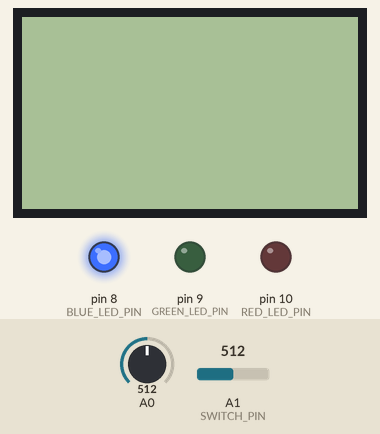
Simulated run of this sketch. Board: Arduino Uno, built with avr-gcc and run on an emulated ATmega328P. Parts: 84×48 one-colour display, output pins drawn as LEDs (lit = HIGH). The inputs (shaded band) are chosen by the test bench; at power-on: A0 = 512, A1 (SWITCH_PIN) = 512. What the sketch prints to the serial monitor is not drawn.

Above: at 1.2 s.
1.3 s: A0 set to 840
At 2.7 s:
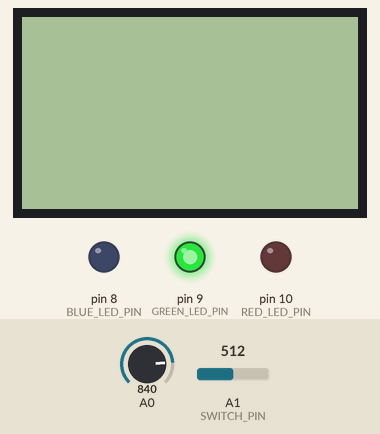
4.3 s: A0 set to 866
5.8 s: A1 (SWITCH_PIN) set to 710
At 6.07 s:
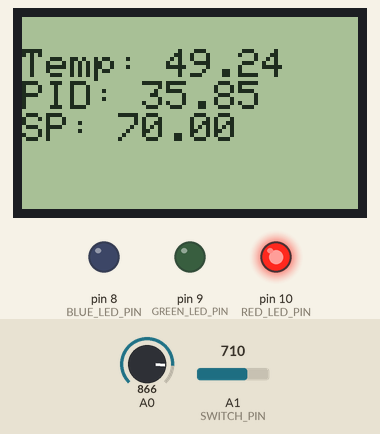
7.3 s: A0 set to 370
At 7.4 s:
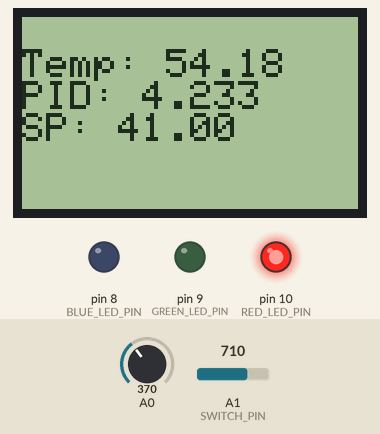
8.8 s: A0 set to 345
At 10.07 s:
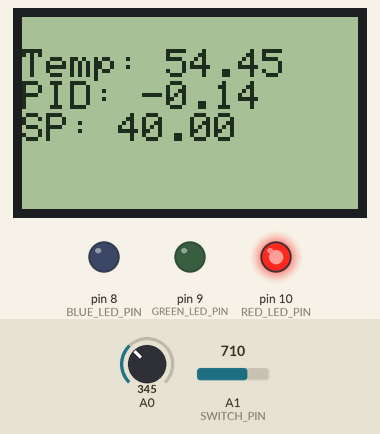
Timing chart, 0 to 11.8 s (numbered marks = the images above; inputs shaded):
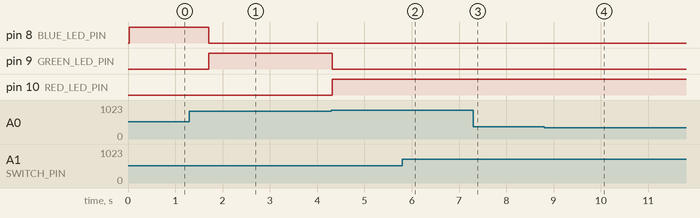

Measured:
- the behaviour switches between 359 and 358 on A0 (found by bisection; images 3 and 4)
- after the input at 1.3 s, pin 8 (BLUE_LED_PIN): HIGH → LOW after 0.40 s instead of 0.71 s; pin 9 (GREEN_LED_PIN): LOW → HIGH after 0.40 s instead of 0.71 s
- after the input at 5.8 s, the display: first changes after 0.05 s (image 2 shows a later state)

The sketch:

incubator.ino
```cpp
#include <PCD8544.h>
#include <PID_v1_bc.h>

//Referencias de los headers
// https://github.com/drf5n/Arduino-PID-Library/blob/PID_v1_bc/examples/PID_simulated_heater/PID_simulated_heater.ino

// Parametros de simulacion
#define DELAY_TIME 1

// <----------- Pantalla ----------->
PCD8544 lcd;
#define SWITCH_PIN A1      // Pin al que está conectado el switch
#define LCD_POWER_PIN 3    // Pin al que está conectado el pin de alimentación de la pantalla LCD
// <----------- Luces LED ---------->
#define BLUE_LED_PIN 8  // Pin al que está conectado el LED azul
#define GREEN_LED_PIN 9 // Pin al que está conectado el LED verde
#define RED_LED_PIN 10   // Pin al que está conectado el LED rojo

// <--------- PID ------------->
// Definicion de las constantes del PID
// Debido a que la libreria del PID tiene una funcion
// que calcula la salida del PID, solo basta con seleccionar
// los valores de las constantes
double Kp = 1;        // Constante proporcional
double Ki = 0.1;        // Constante integral
double Kd = 0.1;        // Constante derivativa

float potRead;

// La variable input en este caso es la temperatura de la planta
// La variable output es la salida del PID
double Setpoint, Input, Output;
PID myPID(&Input, &Output, &Setpoint, Kp, Ki, Kd, P_ON_E, DIRECT);
// <--------- Fin PID --------->

// <--------- Funcion para simular el proceso de la incubadora ----->
float simPlanta(float Q){
  float h = 5;
  float Cps = 0.89;
  float area = 1e-4;
  float masa = 10;
  float Tamb = 25;
  static float T = Tamb;
  static uint32_t last = 0;
  uint32_t interval = 100;

  if (millis () - last >= interval){
    last += interval;
    T = T + Q * interval / 1000 / masa / Cps - (T - Tamb) * area * h;
  }
  return T;
}
// <--------- Fin funcion para simular el proceso de la incubadora ----->

void setup() {
  Serial.begin(9600); //Se da inicio a la comunicación con el puerto serial

 //<------------- Configuracion Pantalla ---------------->
  pinMode(SWITCH_PIN, INPUT_PULLUP); // Configura el pin del switch como entrada con pull-up
  pinMode(LCD_POWER_PIN, OUTPUT);    // Configura el pin de alimentación de la pantalla LCD como salida
  digitalWrite(LCD_POWER_PIN, LOW);  // Apaga inicialmente la pantalla LCD

  lcd.begin(); // default resolution is 84x48

  // Configuracion de los LED
  pinMode(GREEN_LED_PIN, OUTPUT);
  pinMode(BLUE_LED_PIN, OUTPUT);
  pinMode(RED_LED_PIN, OUTPUT);

  // <----- Inicializacion del PID ------->
  myPID.SetOutputLimits(-100,100); // Limites PID
  myPID.SetMode(AUTOMATIC);
  // <----- Fin Inicializacion del PID --->
}

void loop() {
  // <------------ Encender la pantalla --------->
  // Lee el estado del switch
  int switchState = analogRead(SWITCH_PIN);

  // Si el switch está presionado (el estado es LOW porque se utiliza pull-up)
  // Enciende la pantalla LCD
  if (switchState > 700) {
    lcd.setPower(true); // Enciende la pantalla LCD
  } else {
    lcd.setPower(false); // Apaga la pantalla LCD
  }
  // <-------------------------------------------------------->

  // Calcular el valor de control PID
  Input = simPlanta(Output);
  potRead = analogRead(A0);
  Setpoint =  map(potRead, 0, 1023, 20, 80);

  myPID.Compute();

  // Encender los LEDs correspondientes según el rango de temperatura
  if (Input < 30) {
    digitalWrite(GREEN_LED_PIN, LOW);  // Apagar el LED verde
    digitalWrite(BLUE_LED_PIN, HIGH); // Encender el LED azul
    digitalWrite(RED_LED_PIN, LOW);    // Apagar el LED rojo
  }
    else if (Input >= 30 && Input <= 42) {
    digitalWrite(GREEN_LED_PIN, HIGH); // Encender el LED verde
    digitalWrite(BLUE_LED_PIN, LOW);   // Apagar el LED azul
    digitalWrite(RED_LED_PIN, LOW);    // Apagar el LED rojo
  } else if (Input > 30){
    digitalWrite(GREEN_LED_PIN, LOW);  // Apagar el LED verde
    digitalWrite(BLUE_LED_PIN, LOW);   // Apagar el LED azul
    digitalWrite(RED_LED_PIN, HIGH);   // Encender el LED rojo
  }
  else {
    digitalWrite(GREEN_LED_PIN, LOW);  // Apagar el LED verde
    digitalWrite(BLUE_LED_PIN, LOW);   // Apagar el LED azul
    digitalWrite(RED_LED_PIN, LOW);   // Encender el LED rojo
  }

  lcd.setCursor(0, 1);
  lcd.print("Temp: ");
  lcd.print(Input);

  lcd.setCursor(0, 2);
  lcd.print("PID: ");
  lcd.print(Output);
;
  lcd.setCursor(0, 3);
  lcd.print("SP: ");
  lcd.print(Setpoint);

  // Mostrar resultados para pasar a python
  Serial.print(Setpoint);
  Serial.print(",");
  Serial.print(Output);
  Serial.print(",");
  Serial.println(Input);
}
```
